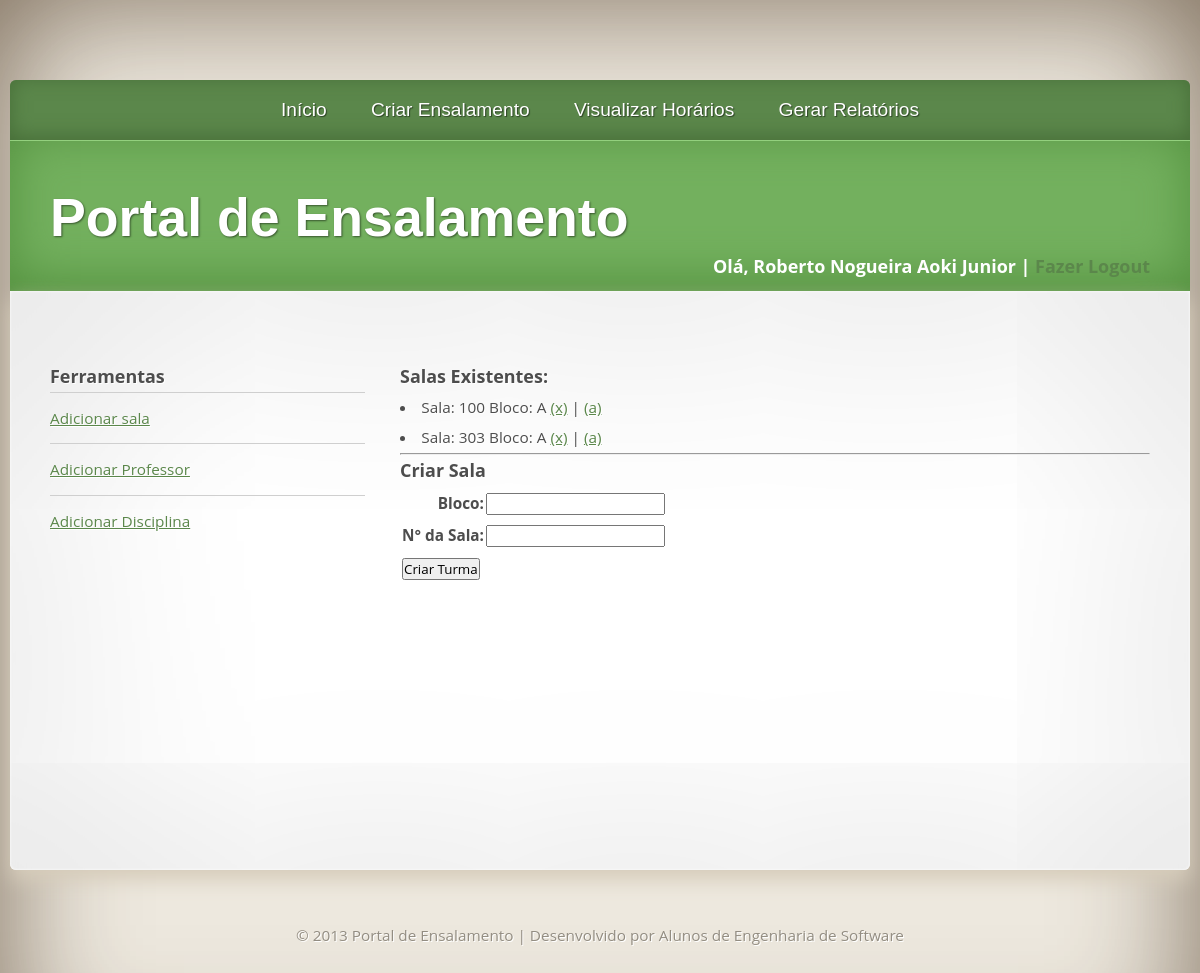
The app's page /add_sala.php (signed in) with its own data.
### tables this page shows
CREATE TABLE IF NOT EXISTS `sala` (
  `ID` int(11) NOT NULL AUTO_INCREMENT,
  `NUMERO_SALA` int(5) NOT NULL,
  `BLOCO` char(1) NOT NULL,
  PRIMARY KEY (`ID`)
);

### add_sala.php (the view, shortened to what this page needs)
<?php
$sql = "SELECT * FROM sala";
$resultado = mysql_query($sql);
?>
<!DOCTYPE html PUBLIC "-//W3C//DTD XHTML 1.0 Strict//EN" "http://www.w3.org/TR/xhtml1/DTD/xhtml1-strict.dtd">
<html xmlns="http://www.w3.org/1999/xhtml">
	<head>
		<link rel="stylesheet" type="text/css" href="estilo.css" />
	</head>
	<body>
		<div id="corpo">
		<div id="banner">
			<div id="menu">
				<ul>
					<li><a href="index.php">Início</a></li>
					<li><a href="criar_ensalamento.php">Criar Ensalamento</a></li>
					<li><a href="visul_hora.php">Visualizar Horários</a></li>
					<li><a href="gera_relat.php">Gerar Relatórios</a></li>
				</ul>
				<br/>
			</div>
			<div id="cabecalho">
				<div id="logo">
					<h1><a href="index.php">Portal de Ensalamento</a></h1>
				</div>
                <div id="info">
					<h3><?php echo "Olá, " . $_SESSION['usuarioNome'];?> | <a href="logout.php">Fazer Logout</a></h3>
                </div>
			</div>
			<div id="pagina">
				<div id="lateral">
					<div class="caixa">
						<h3>Ferramentas</h3>
						<ul class="lista">
							<li><a href="add_sala.php">Adicionar sala</a></li>
							<li><a href="add_professor.php">Adicionar Professor</a></li>
							<li><a href="add_materia.php">Adicionar Disciplina</a></li>
						</ul>
					</div>
				</div>
				<div id="conteudo">
					<div class="caixa">
                    <h3>Salas Existentes:</h3>
					<?php
					if (mysql_num_rows($resultado) > 0){
						while($tbl=mysql_fetch_array($resultado)){
							$sala = $tbl['NUMERO_SALA'];
							$bloco = $tbl['BLOCO'];
							$id = $tbl['NUMERO_SALA'];
							echo "<li>Sala: ".$sala. " Bloco: ".$bloco." ";
							echo "<a href='excluir_registro.php?acao=excluirsala&id=$id'>(x)</a>";
							echo " | ";
							echo "<a href='atualiza_add_sala.php?acao=atualizarsala&numero=$sala'>(a)</a>";
						}
					}else{
						echo "<p>Nenhuma Sala encontrada!</p>";
					}
					?>
                    <hr />
                    <div class="caixa">
                    <h3>Criar Sala</h3>
                    <form method="post" action="add_registro.php?tipo=sala">
					  <table border='0' align='center'>
					    <tr>
					      <th align='right' scope='row'>Bloco:</th>
                          <td><input type='text' name='bloco' id='bloco' /></td>
                        </tr>
                        <tr>
                          <th align='right' scope='row'>N° da Sala:</th>
                          <td><input type='text' name='numero' id='numero' /></td>
                        </tr>
					    <tr>
					      <th colspan='2' scope='row'><input type='submit' value='Criar Turma' /></th>
				        </tr>
				      </table>
					  </form>
                    </div>
                    <p>&nbsp;</p>
					</div>
				  <p>&nbsp;</p>
				  <p>&nbsp;</p>
				  <p>&nbsp;</p>
				  <p>&nbsp;</p>
					<p><br/>
				  </p>
                </div>
				<br/>
			</div>
		</div>
		<div id="rodape">
			&copy; 2013 Portal de Ensalamento | Desenvolvido por Alunos de Engenharia de Software
		</div>
		</div>
	</body>
</html>

### estilo.css (style rules this page uses)
* { margin: 0; padding: 0; }
a { text-decoration: underline; color: #5B874B; }
body { color: #4D4D4D; font-size: 11.5pt; line-height: 2em; }
#corpo { padding: 80px 0 0 0; background: #EDE8DE; box-shadow: inset 0px 0px 130px 0px rgba(70,48,25,0.7); }
body,input { font-family: "Open Sans", sans-serif; }
ul { list-style: none; }
.caixa { margin: 0 0 35px 0; overflow: hidden; }
ul.lista li { border-top: solid 1px #CFCFCF; padding: 10px 0 10px 0; }
#conteudo { padding: 0; width: 750px; margin: 0 0 0 350px; }
#rodape { text-align: center; padding: 50px 0 130px 0; color: #938D82; text-shadow: 1px 1px 0px #ffffff; }
#cabecalho { position: relative; padding: 40px; height: 70px; background: #73B05E; color: #FFF; box-shadow: inset 0px -10px 50px 0px #53903E; overflow: hidden; }
#logo { height: 147px; line-height: 147px; left: 40px; bottom: 0; position: absolute; text-shadow: 1px 1px 2px rgba(0,0,0,0.5); }
#logo a { color: #FFF; text-decoration: none; }
#logo h1 { font-family: Abel, sans-serif; font-size: 3.5em; }
#info { line-height: 170px; text-align: right; }
#info a { text-decoration: none; }
#menu { padding: 0 40px 0 40px; font-family: Abel, sans-serif; line-height: 60px; margin: 0; background: #5B874B; height: 60px; width: 1100px; box-shadow: inset 0px -3px 20px 0px #466D37; border-bottom: solid 1px #93D07E; text-shadow: 1px 1px 1px rgba(0,0,0,0.5); border-top-left-radius: 6px; border-top-right-radius: 6px; text-align: center; }
#menu a { font-size: 1.25em; color: #FFF; text-decoration: none; }
#menu ul { list-style: none; }
#menu ul li { padding: 0 20px 0 20px; display: inline; }
#pagina { margin: 0; width: 1100px; padding: 70px 40px 0 40px; position: relative; background: #FFF; box-shadow: inset 0px 0px 3px 0px #ffffff, inset 0px 0px 250px 0px #d8d8d8, 0px 10px 20px 0px #D6CCBA; text-shadow: 1px 1px 0px #ffffff; border-bottom-left-radius: 6px; border-bottom-right-radius: 6px; }
#lateral { float: left; padding: 0; width: 315px; }
#banner { width: 1180px; position: relative; margin: 0 auto; }

### records on screen
sala: NUMERO_SALA "100", BLOCO "A"
sala: NUMERO_SALA "303", BLOCO "A"

### other values on screen
$_SESSION['usuarioNome'] "Roberto Nogueira Aoki Junior"
